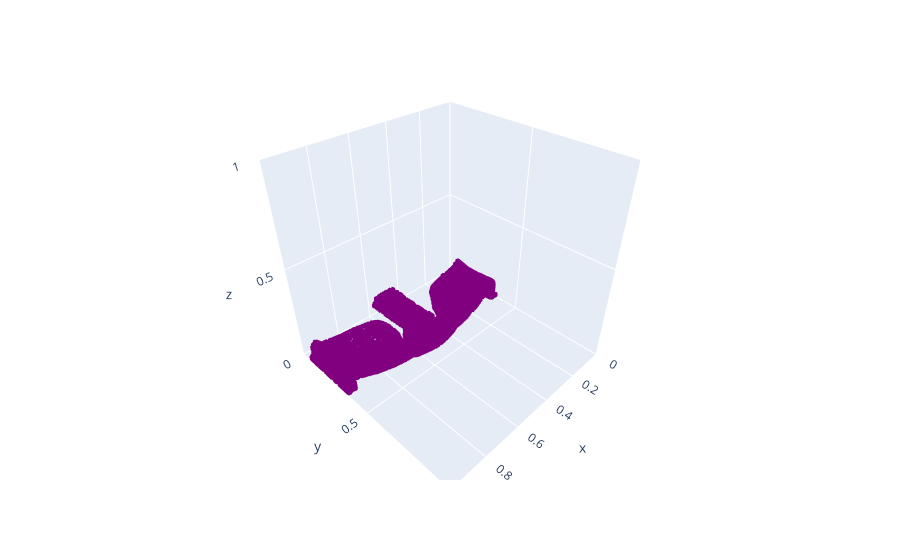

Source (notebook cell):
### Code cell
import plotly.express as px

df = px.data.iris()
fig = px.scatter_3d(wing_df, x='x', y='y', z='z')
fig.update_traces(marker_size = 1)
fig.update_traces(marker_color = 'purple')
fig.update_layout(
    scene = dict(
        xaxis = dict(range=range),
        yaxis = dict(range=range),
        zaxis = dict(range=range)))

fig.show()

### Figure 1 — Plotly figure (JSON) as saved in the notebook; plotly's stock layout.template omitted (floating-point values rounded to 4 significant figures; data arrays with more than 128 entries replaced by an {"elided": "..."} marker saying what was removed)
{"data": [{"hovertemplate": "x=%{x}<br>y=%{y}<br>z=%{z}<extra></extra>", "legendgroup": "", "marker": {"color": "purple", "size": 1, "symbol": "circle"}, "mode": "markers", "name": "", "scene": "scene", "showlegend": false, "type": "scatter3d", "x": {"elided": "20000 float values"}, "y": {"elided": "20000 float values"}, "z": {"elided": "20000 float values"}}], "layout": {"legend": {"tracegroupgap": 0}, "margin": {"t": 60}, "scene": {"domain": {"x": [0, 1], "y": [0, 1]}, "xaxis": {"range": [0, 1], "title": {"text": "x"}}, "yaxis": {"range": [0, 1], "title": {"text": "y"}}, "zaxis": {"range": [0, 1], "title": {"text": "z"}}}}}
